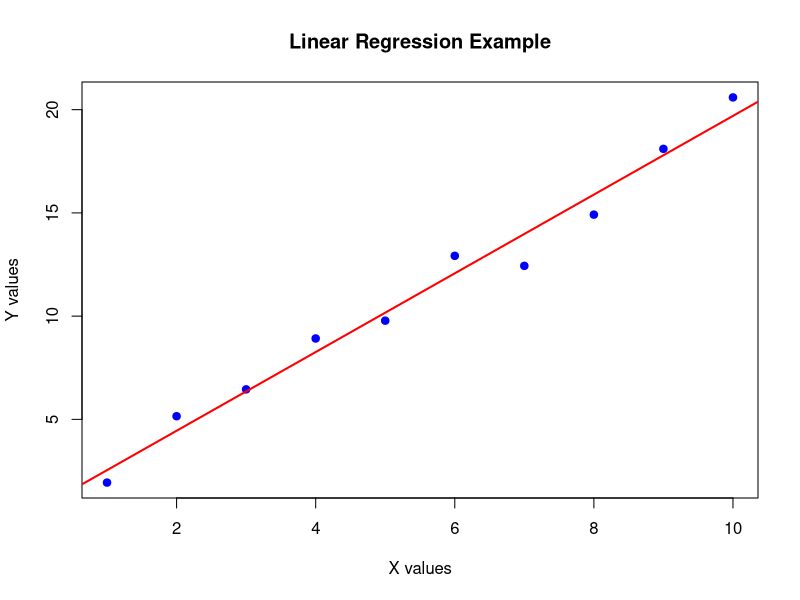

Write the R code that produced this figure.
#Regression in R
#-----------Linear Regression-----------------
# Linear regression models the relationship between a dependent variable (y)
# and one independent variable (x).

# Create sample data
x <- 1:10
y <- 2*x + rnorm(10, mean = 0, sd = 1)  # y = 2x + noise

# Fit linear regression model
lin_model <- lm(y ~ x)

# Show summary of the model (coefficients, R-squared, etc.)
summary(lin_model)

# Plot data points
plot(x, y,
     main = "Linear Regression Example",
     xlab = "X values",
     ylab = "Y values",
     pch = 19, col = "blue")

# Add regression line
abline(lin_model, col = "red", lwd = 2)
